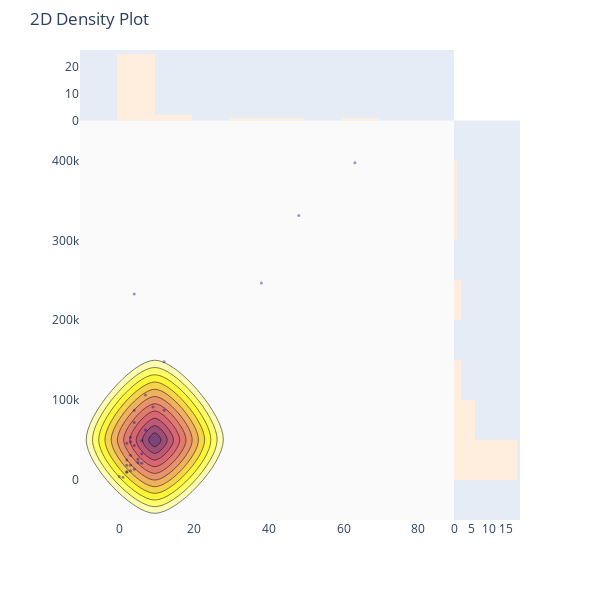

Source (notebook cell):
### Code cell
import plotly.figure_factory as ff

x = df_bar_pubg['solo_Wins']
y = df_bar_pubg['solo_TimeSurvived']
#z = df_bar_pubg['squad_Heals']

colorscale = ['#7A4579', '#D56073', 'rgb(236,158,105)', (1, 1, 0.2), (0.98,0.98,0.98)]

fig = ff.create_2d_density(
    x, y, colorscale=colorscale,
    hist_color='rgb(255, 237, 222)', point_size=3
)


iplot(fig, filename='histogram_subplots')

### Figure 1 — Plotly figure (JSON) as saved in the notebook; plotly's stock layout.template omitted (floating-point values rounded to 4 significant figures)
{"data": [{"marker": {"color": "rgb(0, 0, 128)", "opacity": 0.4, "size": 3}, "mode": "markers", "name": "points", "type": "scatter", "x": [3, 6, 0, 4, 2, 5, 12, 5, 6, 2, 7, 4, 9, 4, 3, 1, 38, 12, 6, 2, 7, 4, 3, 2, 48, 63, 4, 3, 3, 2], "y": [18470.0, 33010.0, 4330.0, 13420.0, 9841.0, 22000.0, 148100.0, 26090.0, 49280.0, 10280.0, 106300.0, 233000.0, 91380.0, 71910.0, 31000.0, 3638.0, 246800.0, 87210.0, 20930.0, 45920.0, 62760.0, 43120.0, 11730.0, 18490.0, 331200.0, 397000.0, 87510.0, 53550.0, 47970.0, 25090.0]}, {"colorscale": [[0, "rgb(122, 69, 121)"], [0.25, "rgb(213, 96, 115)"], [0.5, "rgb(236, 158, 105)"], [0.75, "rgb(255, 255, 51)"], [1, "rgb(250, 250, 250)"]], "name": "density", "ncontours": 20, "reversescale": true, "showscale": false, "type": "histogram2dcontour", "x": [3, 6, 0, 4, 2, 5, 12, 5, 6, 2, 7, 4, 9, 4, 3, 1, 38, 12, 6, 2, 7, 4, 3, 2, 48, 63, 4, 3, 3, 2], "y": [18470.0, 33010.0, 4330.0, 13420.0, 9841.0, 22000.0, 148100.0, 26090.0, 49280.0, 10280.0, 106300.0, 233000.0, 91380.0, 71910.0, 31000.0, 3638.0, 246800.0, 87210.0, 20930.0, 45920.0, 62760.0, 43120.0, 11730.0, 18490.0, 331200.0, 397000.0, 87510.0, 53550.0, 47970.0, 25090.0]}, {"marker": {"color": "rgb(255, 237, 222)"}, "name": "x density", "type": "histogram", "x": [3, 6, 0, 4, 2, 5, 12, 5, 6, 2, 7, 4, 9, 4, 3, 1, 38, 12, 6, 2, 7, 4, 3, 2, 48, 63, 4, 3, 3, 2], "yaxis": "y2"}, {"marker": {"color": "rgb(255, 237, 222)"}, "name": "y density", "type": "histogram", "xaxis": "x2", "y": [18470.0, 33010.0, 4330.0, 13420.0, 9841.0, 22000.0, 148100.0, 26090.0, 49280.0, 10280.0, 106300.0, 233000.0, 91380.0, 71910.0, 31000.0, 3638.0, 246800.0, 87210.0, 20930.0, 45920.0, 62760.0, 43120.0, 11730.0, 18490.0, 331200.0, 397000.0, 87510.0, 53550.0, 47970.0, 25090.0]}], "layout": {"autosize": false, "bargap": 0, "height": 600, "hovermode": "closest", "margin": {"t": 50}, "showlegend": false, "title": {"text": "2D Density Plot"}, "width": 600, "xaxis": {"domain": [0, 0.85], "showgrid": false, "zeroline": false}, "xaxis2": {"domain": [0.85, 1], "showgrid": false, "zeroline": false}, "yaxis": {"domain": [0, 0.85], "showgrid": false, "zeroline": false}, "yaxis2": {"domain": [0.85, 1], "showgrid": false, "zeroline": false}}}
